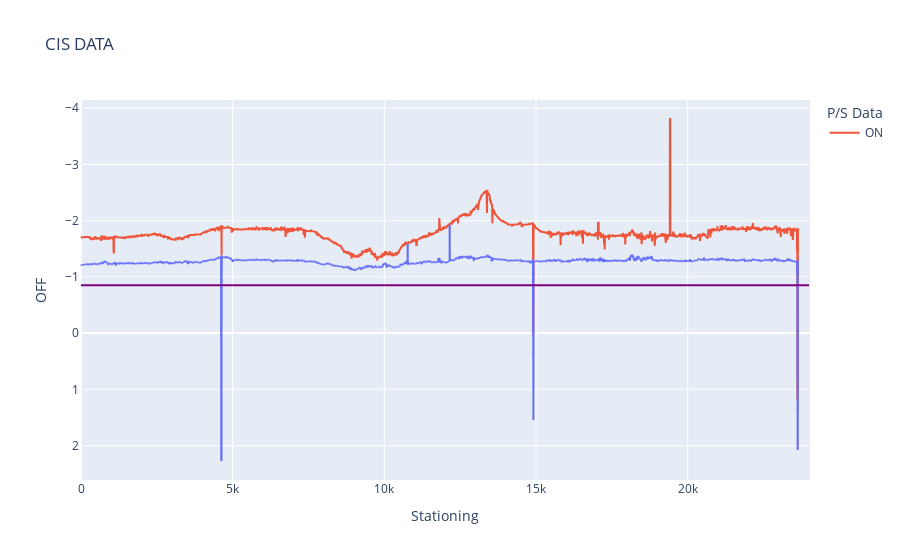

This figure's notebook cell:
### Code cell
CIS_Graph = px.line(CIS_DATA, x='Stationing', y=CIS_DATA['OFF'], title="CIS DATA", hover_data=['Comments']) # OFF Values, CHANGE THE TITLE TO WHAT YOU WANT
CIS_Graph.add_scatter(x=CIS_DATA['Stationing'], y=CIS_DATA['ON'], name= 'ON') # ON Values
CIS_Graph.update_layout(autotypenumbers='convert types')
CIS_Graph.update_yaxes(autorange="reversed")
CIS_Graph.add_shape(type='line', x0=0, y0=-.85, x1=24000, y1=-.85, line=dict(color='Purple'))# Change the value of x1 based off the length of the project 
CIS_Graph.update_layout(legend_title_text = 'P/S Data')
CIS_Graph.show()

### Figure 1 — Plotly figure (JSON) as saved in the notebook; plotly's stock layout.template omitted (floating-point values rounded to 4 significant figures; data arrays with more than 128 entries replaced by an {"elided": "..."} marker saying what was removed)
{"data": [{"customdata": {"elided": "4733x1 str values"}, "hovertemplate": "Stationing=%{x}<br>OFF=%{y}<br>Comments=%{customdata[0]}<extra></extra>", "legendgroup": "", "line": {"color": "#636efa", "dash": "solid"}, "marker": {"symbol": "circle"}, "mode": "lines", "name": "", "showlegend": false, "type": "scattergl", "x": {"elided": "4733 str values"}, "xaxis": "x", "y": {"elided": "4733 str values"}, "yaxis": "y"}, {"name": "ON", "type": "scatter", "x": {"elided": "4733 str values"}, "y": {"elided": "4733 str values"}}], "layout": {"autotypenumbers": "convert types", "legend": {"title": {"text": "P/S Data"}, "tracegroupgap": 0}, "shapes": [{"line": {"color": "Purple"}, "type": "line", "x0": 0, "x1": 24000, "y0": -0.85, "y1": -0.85}], "title": {"text": "CIS DATA"}, "xaxis": {"anchor": "y", "domain": [0, 1], "title": {"text": "Stationing"}}, "yaxis": {"anchor": "x", "autorange": "reversed", "domain": [0, 1], "title": {"text": "OFF"}}}}
